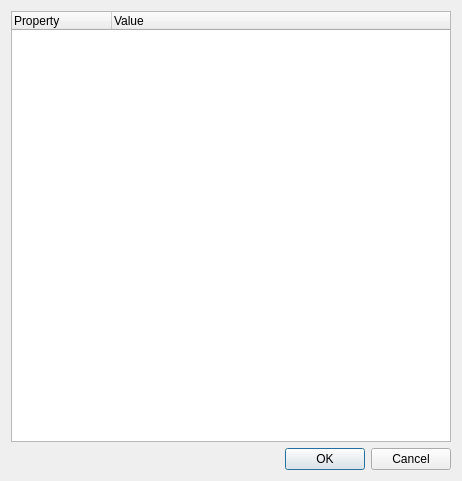
<?xml version="1.0" encoding="UTF-8"?>
<ui version="4.0">
 <class>DialogProp</class>
 <widget class="QDialog" name="DialogProp">
  <property name="geometry">
   <rect>
    <x>0</x>
    <y>0</y>
    <width>462</width>
    <height>481</height>
   </rect>
  </property>
  <property name="windowTitle">
   <string>Edit Pool Properties</string>
  </property>
  <layout class="QVBoxLayout" name="verticalLayout">
   <item>
    <widget class="QTreeWidget" name="propList">
     <property name="alternatingRowColors">
      <bool>true</bool>
     </property>
     <property name="iconSize">
      <size>
       <width>32</width>
       <height>32</height>
      </size>
     </property>
     <property name="uniformRowHeights">
      <bool>true</bool>
     </property>
     <column>
      <property name="text">
       <string>Property</string>
      </property>
     </column>
     <column>
      <property name="text">
       <string>Value</string>
      </property>
     </column>
    </widget>
   </item>
   <item>
    <widget class="QDialogButtonBox" name="buttonBox">
     <property name="orientation">
      <enum>Qt::Horizontal</enum>
     </property>
     <property name="standardButtons">
      <set>QDialogButtonBox::Cancel|QDialogButtonBox::Ok</set>
     </property>
    </widget>
   </item>
  </layout>
 </widget>
 <resources/>
 <connections>
  <connection>
   <sender>buttonBox</sender>
   <signal>accepted()</signal>
   <receiver>DialogProp</receiver>
   <slot>accept()</slot>
   <hints>
    <hint type="sourcelabel">
     <x>248</x>
     <y>254</y>
    </hint>
    <hint type="destinationlabel">
     <x>157</x>
     <y>274</y>
    </hint>
   </hints>
  </connection>
  <connection>
   <sender>buttonBox</sender>
   <signal>rejected()</signal>
   <receiver>DialogProp</receiver>
   <slot>reject()</slot>
   <hints>
    <hint type="sourcelabel">
     <x>316</x>
     <y>260</y>
    </hint>
    <hint type="destinationlabel">
     <x>286</x>
     <y>274</y>
    </hint>
   </hints>
  </connection>
 </connections>
</ui>
